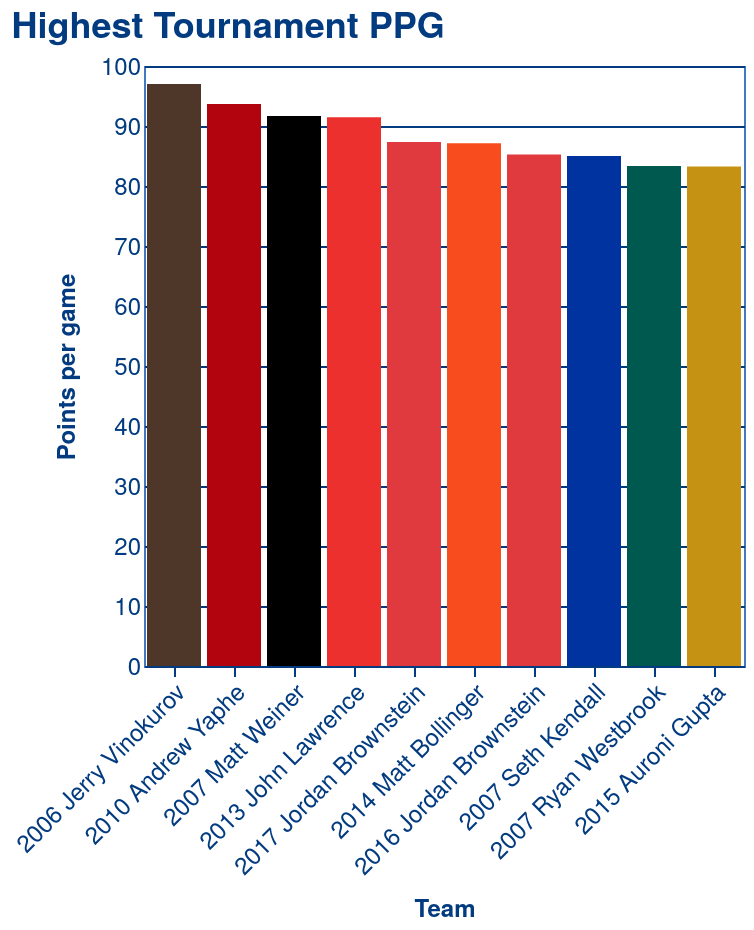

Vega-Lite specification for this chart:
### Vega-Lite specification from a JSON file in a GitHub repository (floating-point values rounded to 4 significant figures)
{"$schema": "https://vega.github.io/schema/vega-lite/v5.json", "config": {"axisX": {"domain": true, "domainColor": "#023B7F", "domainWidth": 1, "grid": false, "labelAngle": 0, "labelColor": "#023B7F", "labelFont": "Helvetica Neue", "labelFontSize": 12, "tickColor": "#023B7F", "titleColor": "#023B7F", "titleFont": "Helvetica Neue", "titleFontSize": 12, "titlePadding": 10}, "axisY": {"domain": false, "grid": true, "gridColor": "#023B7F", "gridWidth": 1, "labelAngle": 0, "labelColor": "#023B7F", "labelFont": "Helvetica Neue", "labelFontSize": 12, "ticks": false, "titleColor": "#023B7F", "titleFont": "Helvetica Neue", "titleFontSize": 12, "titlePadding": 10}, "mark": {"color": "#4279C1", "fill": "#7EB7FD"}, "title": {"anchor": "start", "color": "#023B7F", "font": "Helvetica Neue", "fontSize": 18}, "view": {"height": 300, "stroke": "#4279C1", "width": 300}}, "data": {"name": "data-d3a0498fd9d3742ac46686e002c2f8b0"}, "datasets": {"data-d3a0498fd9d3742ac46686e002c2f8b0": [{"PPG": 93.68, "player": "Andrew Yaphe", "ppg": 93.68, "team": "Stanford A", "team_tournament": "2010 Andrew Yaphe", "tournament": "ACF Nationals 2010"}, {"PPG": 83.25, "player": "Auroni Gupta", "ppg": 83.25, "team": "UCSD A", "team_tournament": "2015 Auroni Gupta", "tournament": "ACF Nationals 2015"}, {"PPG": 97.0, "player": "Jerry Vinokurov", "ppg": 97.0, "team": "Brown A", "team_tournament": "2006 Jerry Vinokurov", "tournament": "ACF Nationals 2006"}, {"PPG": 91.47, "player": "John Lawrence", "ppg": 91.47, "team": "London", "team_tournament": "2013 John Lawrence", "tournament": "ACF Nationals 2013"}, {"PPG": 85.26, "player": "Jordan Brownstein", "ppg": 85.26, "team": "Maryland A", "team_tournament": "2016 Jordan Brownstein", "tournament": "ACF Nationals 2016"}, {"PPG": 87.33, "player": "Jordan Brownstein", "ppg": 87.33, "team": "Maryland A", "team_tournament": "2017 Jordan Brownstein", "tournament": "ACF Nationals 2017"}, {"PPG": 87.11, "player": "Matt Bollinger", "ppg": 87.11, "team": "Virginia A", "team_tournament": "2014 Matt Bollinger", "tournament": "ACF Nationals 2014"}, {"PPG": 91.67, "player": "Matt Weiner", "ppg": 91.67, "team": "VCU A", "team_tournament": "2007 Matt Weiner", "tournament": "ACF Nationals 2007"}, {"PPG": 83.33, "player": "Ryan Westbrook", "ppg": 83.33, "team": "Wayne State", "team_tournament": "2007 Ryan Westbrook", "tournament": "ACF Nationals 2007"}, {"PPG": 85.0, "player": "Seth Kendall", "ppg": 85.0, "team": "Kentucky", "team_tournament": "2007 Seth Kendall", "tournament": "ACF Nationals 2007"}]}, "encoding": {"fill": {"field": "team", "legend": null, "scale": {"domain": ["Virginia A", "Stanford A", "Maryland A", "VCU A", "Kentucky", "Brown A", "London", "Wayne State", "UCSD A"], "range": ["#F84C1E", "#B1040E", "#E03A3E", "#000000", "#0033A0", "#4E3629", "#EB302D", "#00594f", "#C69214"]}, "title": "Team", "type": "nominal"}, "tooltip": [{"field": "player", "type": "nominal"}, {"field": "team", "type": "nominal"}, {"field": "tournament", "type": "nominal"}, {"field": "ppg", "type": "quantitative"}], "x": {"axis": {"labelAngle": 315}, "field": "team_tournament", "sort": {"field": "ppg", "order": "descending"}, "title": "Team", "type": "nominal"}, "y": {"field": "ppg", "title": "Points per game", "type": "quantitative"}}, "mark": "bar", "title": "Highest Tournament PPG"}
